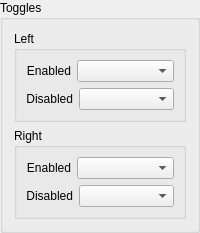
             <widget class="QGroupBox" name="groupBox_11">
              <property name="title">
               <string>Toggles</string>
              </property>
              <layout class="QVBoxLayout" name="verticalLayout_19">
               <item>
                <layout class="QVBoxLayout" name="verticalLayout_10">
                 <item>
                  <widget class="QGroupBox" name="groupBox_12">
                   <property name="title">
                    <string>Left</string>
                   </property>
                   <layout class="QVBoxLayout" name="verticalLayout_18">
                    <item>
                     <layout class="QVBoxLayout" name="verticalLayout_11">
                      <item>
                       <widget class="QWidget" name="widget_65" native="true">
                        <layout class="QHBoxLayout" name="horizontalLayout_83" stretch="1,3">
                         <property name="leftMargin">
                          <number>0</number>
                         </property>
                         <property name="topMargin">
                          <number>0</number>
                         </property>
                         <property name="rightMargin">
                          <number>0</number>
                         </property>
                         <property name="bottomMargin">
                          <number>0</number>
                         </property>
                         <item>
                          <widget class="QLabel" name="label_85">
                           <property name="layoutDirection">
                            <enum>Qt::LeftToRight</enum>
                           </property>
                           <property name="text">
                            <string>Enabled</string>
                           </property>
                           <property name="alignment">
                            <set>Qt::AlignRight|Qt::AlignTrailing|Qt::AlignVCenter</set>
                           </property>
                          </widget>
                         </item>
                         <item>
                          <widget class="QComboBox" name="togglecombo_1">
                           <property name="sizePolicy">
                            <sizepolicy hsizetype="MinimumExpanding" vsizetype="Fixed">
                             <horstretch>0</horstretch>
                             <verstretch>0</verstretch>
                            </sizepolicy>
                           </property>
                           <property name="placeholderText">
                            <string>Select Input</string>
                           </property>
                          </widget>
                         </item>
                        </layout>
                       </widget>
                      </item>
                      <item>
                       <widget class="QWidget" name="widget_22" native="true">
                        <layout class="QHBoxLayout" name="horizontalLayout_30" stretch="1,3">
                         <property name="leftMargin">
                          <number>0</number>
                         </property>
                         <property name="topMargin">
                          <number>0</number>
                         </property>
                         <property name="rightMargin">
                          <number>0</number>
                         </property>
                         <property name="bottomMargin">
                          <number>0</number>
                         </property>
                         <item>
                          <widget class="QLabel" name="label_32">
                           <property name="text">
                            <string>Disabled</string>
                           </property>
                           <property name="alignment">
                            <set>Qt::AlignRight|Qt::AlignTrailing|Qt::AlignVCenter</set>
                           </property>
                          </widget>
                         </item>
                         <item>
                          <widget class="QComboBox" name="togglecombo_2">
                           <property name="sizePolicy">
                            <sizepolicy hsizetype="MinimumExpanding" vsizetype="Fixed">
                             <horstretch>0</horstretch>
                             <verstretch>0</verstretch>
                            </sizepolicy>
                           </property>
                           <property name="placeholderText">
                            <string>Select Input</string>
                           </property>
                          </widget>
                         </item>
                        </layout>
                       </widget>
                      </item>
                     </layout>
                    </item>
                   </layout>
                  </widget>
                 </item>
                 <item>
                  <widget class="QGroupBox" name="groupBox_13">
                   <property name="title">
                    <string>Right</string>
                   </property>
                   <layout class="QVBoxLayout" name="verticalLayout_17">
                    <item>
                     <layout class="QVBoxLayout" name="verticalLayout_12">
                      <item>
                       <widget class="QWidget" name="widget_66" native="true">
                        <layout class="QHBoxLayout" name="horizontalLayout_84" stretch="1,3">
                         <property name="leftMargin">
                          <number>0</number>
                         </property>
                         <property name="topMargin">
                          <number>0</number>
                         </property>
                         <property name="rightMargin">
                          <number>0</number>
                         </property>
                         <property name="bottomMargin">
                          <number>0</number>
                         </property>
                         <item>
                          <widget class="QLabel" name="label_86">
                           <property name="layoutDirection">
                            <enum>Qt::LeftToRight</enum>
                           </property>
                           <property name="text">
                            <string>Enabled</string>
                           </property>
                           <property name="alignment">
                            <set>Qt::AlignRight|Qt::AlignTrailing|Qt::AlignVCenter</set>
                           </property>
                          </widget>
                         </item>
                         <item>
                          <widget class="QComboBox" name="togglecombo_3">
                           <property name="sizePolicy">
                            <sizepolicy hsizetype="MinimumExpanding" vsizetype="Fixed">
                             <horstretch>0</horstretch>
                             <verstretch>0</verstretch>
                            </sizepolicy>
                           </property>
                           <property name="placeholderText">
                            <string>Select Input</string>
                           </property>
                          </widget>
                         </item>
                        </layout>
                       </widget>
                      </item>
                      <item>
                       <widget class="QWidget" name="widget_23" native="true">
                        <layout class="QHBoxLayout" name="horizontalLayout_31" stretch="1,3">
                         <property name="leftMargin">
                          <number>0</number>
                         </property>
                         <property name="topMargin">
                          <number>0</number>
                         </property>
                         <property name="rightMargin">
                          <number>0</number>
                         </property>
                         <property name="bottomMargin">
                          <number>0</number>
                         </property>
                         <item>
                          <widget class="QLabel" name="label_33">
                           <property name="text">
                            <string>Disabled</string>
                           </property>
                           <property name="alignment">
                            <set>Qt::AlignRight|Qt::AlignTrailing|Qt::AlignVCenter</set>
                           </property>
                          </widget>
                         </item>
                         <item>
                          <widget class="QComboBox" name="togglecombo_4">
                           <property name="sizePolicy">
                            <sizepolicy hsizetype="MinimumExpanding" vsizetype="Fixed">
                             <horstretch>0</horstretch>
                             <verstretch>0</verstretch>
                            </sizepolicy>
                           </property>
                           <property name="placeholderText">
                            <string>Select Input</string>
                           </property>
                          </widget>
                         </item>
                        </layout>
                       </widget>
                      </item>
                     </layout>
                    </item>
                   </layout>
                  </widget>
                 </item>
                </layout>
               </item>
              </layout>
             </widget>
